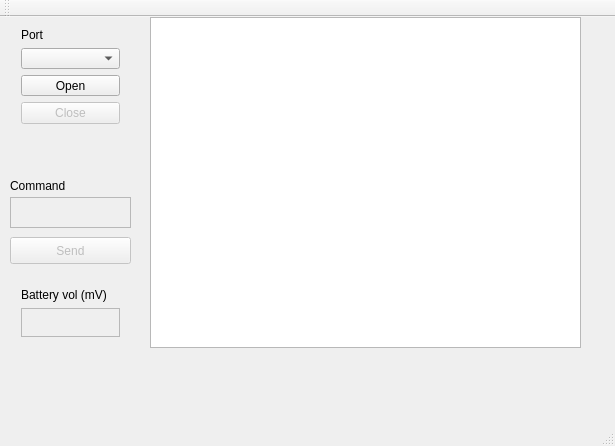
<?xml version="1.0" encoding="UTF-8"?>
<ui version="4.0">
 <class>MainWindow</class>
 <widget class="QMainWindow" name="MainWindow">
  <property name="geometry">
   <rect>
    <x>0</x>
    <y>0</y>
    <width>615</width>
    <height>446</height>
   </rect>
  </property>
  <property name="windowTitle">
   <string>Ext Serial Port</string>
  </property>
  <widget class="QWidget" name="centralWidget">
   <widget class="QTextEdit" name="textEdit_Status">
    <property name="enabled">
     <bool>true</bool>
    </property>
    <property name="geometry">
     <rect>
      <x>150</x>
      <y>0</y>
      <width>431</width>
      <height>331</height>
     </rect>
    </property>
   </widget>
   <widget class="QWidget" name="layoutWidget">
    <property name="geometry">
     <rect>
      <x>10</x>
      <y>0</y>
      <width>121</width>
      <height>118</height>
     </rect>
    </property>
    <layout class="QVBoxLayout" name="verticalLayout">
     <item>
      <widget class="QLabel" name="label">
       <property name="text">
        <string>Port</string>
       </property>
      </widget>
     </item>
     <item>
      <widget class="QComboBox" name="comboBox_Interface"/>
     </item>
     <item>
      <widget class="QPushButton" name="pushButton_open">
       <property name="text">
        <string>Open</string>
       </property>
      </widget>
     </item>
     <item>
      <widget class="QPushButton" name="pushButton_close">
       <property name="enabled">
        <bool>false</bool>
       </property>
       <property name="text">
        <string>Close</string>
       </property>
      </widget>
     </item>
    </layout>
   </widget>
   <widget class="QPushButton" name="pushButton_send">
    <property name="enabled">
     <bool>false</bool>
    </property>
    <property name="geometry">
     <rect>
      <x>10</x>
      <y>220</y>
      <width>121</width>
      <height>27</height>
     </rect>
    </property>
    <property name="text">
     <string>Send</string>
    </property>
   </widget>
   <widget class="QLabel" name="label_2">
    <property name="geometry">
     <rect>
      <x>10</x>
      <y>160</y>
      <width>111</width>
      <height>17</height>
     </rect>
    </property>
    <property name="text">
     <string>Command</string>
    </property>
   </widget>
   <widget class="QPlainTextEdit" name="plainTextEdit_command">
    <property name="enabled">
     <bool>false</bool>
    </property>
    <property name="geometry">
     <rect>
      <x>10</x>
      <y>180</y>
      <width>121</width>
      <height>31</height>
     </rect>
    </property>
   </widget>
   <widget class="QWidget" name="verticalLayoutWidget">
    <property name="geometry">
     <rect>
      <x>10</x>
      <y>260</y>
      <width>121</width>
      <height>71</height>
     </rect>
    </property>
    <layout class="QVBoxLayout" name="verticalLayout_2">
     <item>
      <widget class="QLabel" name="label_3">
       <property name="text">
        <string>Battery vol (mV)</string>
       </property>
      </widget>
     </item>
     <item>
      <widget class="QPlainTextEdit" name="Battery_info">
       <property name="enabled">
        <bool>false</bool>
       </property>
      </widget>
     </item>
    </layout>
   </widget>
  </widget>
  <widget class="QMenuBar" name="menuBar">
   <property name="geometry">
    <rect>
     <x>0</x>
     <y>0</y>
     <width>615</width>
     <height>22</height>
    </rect>
   </property>
  </widget>
  <widget class="QToolBar" name="mainToolBar">
   <attribute name="toolBarArea">
    <enum>TopToolBarArea</enum>
   </attribute>
   <attribute name="toolBarBreak">
    <bool>false</bool>
   </attribute>
  </widget>
  <widget class="QStatusBar" name="statusBar"/>
 </widget>
 <layoutdefault spacing="6" margin="11"/>
 <resources/>
 <connections/>
</ui>
